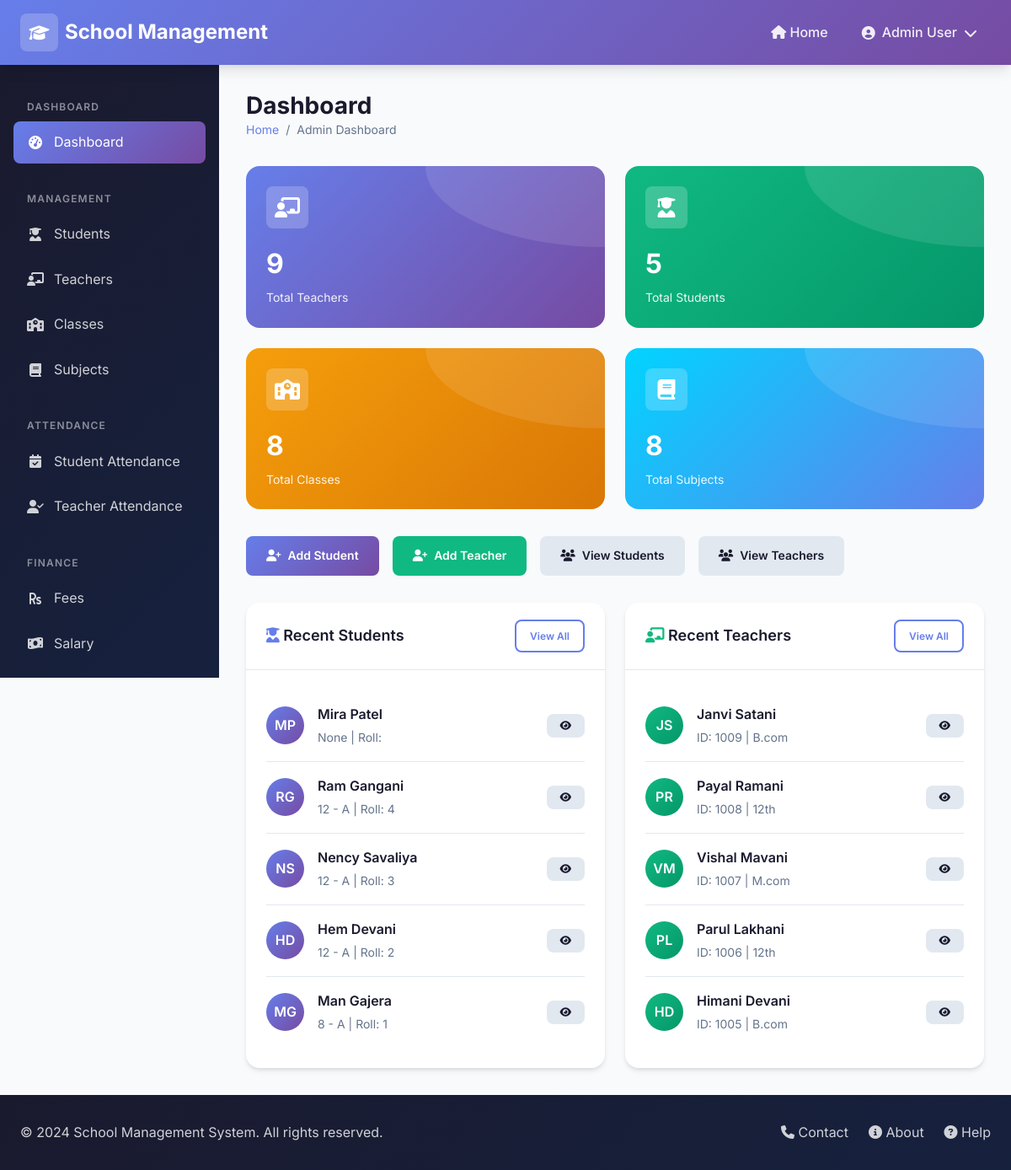
The page /admin-panel/ on the database as committed earlier.
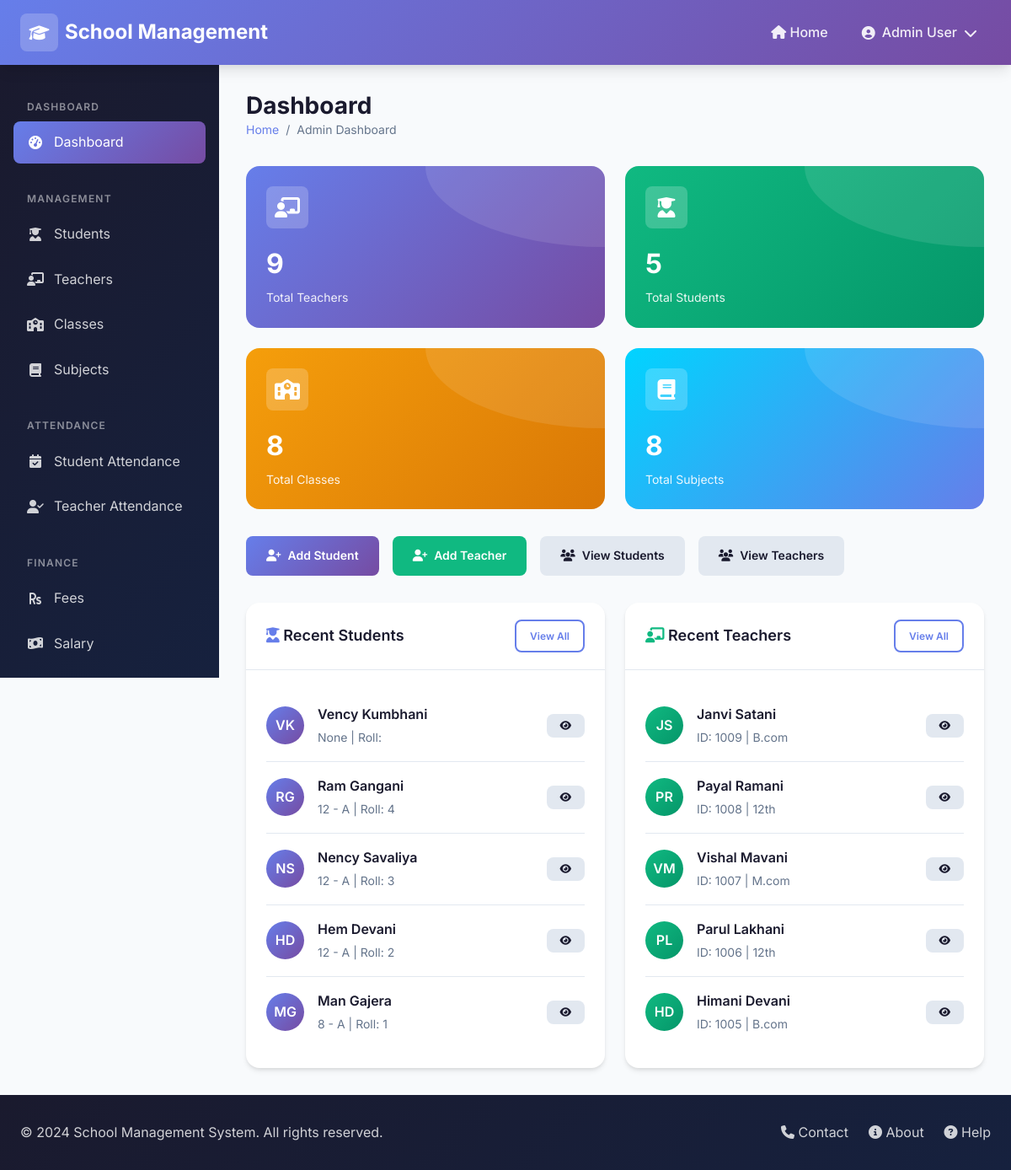
The same page on the database as committed later.
### core/models.py (models this page shows, shortened)
class Student(models.Model):
    GENDER_CHOICES = [
        ('male', 'Male'),
        ('female', 'Female'),
        ('other', 'Other'),
    ]
    username = models.CharField(max_length=50, unique=True)
    password = models.CharField(max_length=255)
    name = models.CharField(max_length=100)
    surname = models.CharField(max_length=100)
    email = models.EmailField(unique=True)
    mobile = models.CharField(max_length=15, blank=True)
    dob = models.DateField(null=True, blank=True)
    gender = models.CharField(max_length=10, choices=GENDER_CHOICES)
    roll_no = models.CharField(max_length=20)
    address = models.TextField(blank=True)
    student_class = models.ForeignKey(Class, on_delete=models.SET_NULL, null=True, related_name='students')
    section = models.CharField(max_length=10, blank=True)
    admission_no = models.CharField(max_length=50, unique=True)
    admission_date = models.DateField(null=True, blank=True)
    parent_name = models.CharField(max_length=100, blank=True)
    parent_mobile = models.CharField(max_length=15, blank=True)
    parent_email = models.EmailField(blank=True)
    created_at = models.DateTimeField(auto_now_add=True)
    updated_at = models.DateTimeField(auto_now=True)

class Class(models.Model):
    name = models.CharField(max_length=50)  # e.g., "Class 1", "Class 10"
    section = models.CharField(max_length=10, blank=True)  # e.g., "A", "B"
    created_at = models.DateTimeField(auto_now_add=True)
    updated_at = models.DateTimeField(auto_now=True)
    class Meta:
        verbose_name_plural = "Classes"
        ordering = ['name', 'section']
    def __str__(self):
        if self.section:
            return f"{self.name} - {self.section}"
        return self.name

class Teacher(models.Model):
    GENDER_CHOICES = [
        ('male', 'Male'),
        ('female', 'Female'),
        ('other', 'Other'),
    ]
    username = models.CharField(max_length=50, unique=True)
    password = models.CharField(max_length=255)
    name = models.CharField(max_length=100)
    surname = models.CharField(max_length=100)
    email = models.EmailField(unique=True)
    mobile = models.CharField(max_length=15)
    dob = models.DateField(null=True, blank=True)
    gender = models.CharField(max_length=10, choices=GENDER_CHOICES)
    address = models.TextField(blank=True)
    employee_id = models.CharField(max_length=50, unique=True)
    qualification = models.CharField(max_length=200, blank=True)
    joining_date = models.DateField(null=True, blank=True)
    experience = models.CharField(max_length=50, blank=True)
    salary = models.DecimalField(max_digits=10, decimal_places=2, default=0)
    subjects = models.ManyToManyField(Subject, blank=True, related_name='teachers')
    created_at = models.DateTimeField(auto_now_add=True)
    updated_at = models.DateTimeField(auto_now=True)

### core/views.py (the view)
    def wrapper(request, *args, **kwargs):
        if request.session.get('user_role') != 'admin':
            try:
                admin = Admin.objects.first()
                if admin:
                    request.session['user_id'] = admin.id
                    request.session['user_role'] = 'admin'
                    request.session['user_name'] = admin.full_name
            except:
                messages.error(request, 'Admin not found.')
                return redirect('login')
        return view_func(request, *args, **kwargs)

### core/models.py (called while the page is built)
    @property
    def full_name(self):
        return f"{self.name} {self.surname}"

### core/views.py (called while the page is built)
def admin_required(view_func):
    def wrapper(request, *args, **kwargs):
        if request.session.get('user_role') != 'admin':
            try:
                admin = Admin.objects.first()
                if admin:
                    request.session['user_id'] = admin.id
                    request.session['user_role'] = 'admin'
                    request.session['user_name'] = admin.full_name
            except:
                messages.error(request, 'Admin not found.')
                return redirect('login')
        return view_func(request, *args, **kwargs)
    return wrapper

### templates/admin/dashboard.html (shortened to what the changed rows need)
{% extends 'base.html' %}
{% load static %}
{% block content %}
{% include 'partials/admin_header.html' %}
<div class="dashboard-layout">
    <main class="main-content">
        <div class="page-header">
            <div>
                <h1 class="page-title">Dashboard</h1>
            </div>
        </div>
        <div class="recent-grid">
            <div class="card">
                <div class="card-body">
                    {% for student in recent_students %}
                    <div class="recent-item">
                        <div class="recent-avatar">
                            {{ student.name|slice:":1" }}{{ student.surname|slice:":1" }}
                        </div>
                        <div class="recent-info">
                            <div class="recent-name">{{ student.name }} {{ student.surname }}</div>
                            <div class="recent-meta">
                                {{ student.student_class }} | Roll: {{ student.roll_no }}
                            </div>
                        </div>
                        <a href="{% url 'student_detail' student.pk %}" class="btn btn-sm btn-secondary">
                            <i class="fas fa-eye"></i>
                        </a>
                    </div>
                    {% empty %}
                    <p class="text-gray text-center">No students added yet</p>
                    {% endfor %}
                </div>
            </div>
            <div class="card">
                <div class="card-body">
                    {% for teacher in recent_teachers %}
                    <div class="recent-item">
                        <div class="recent-avatar"
                            style="background: linear-gradient(135deg, #10b981 0%, #059669 100%);">
                            {{ teacher.name|slice:":1" }}{{ teacher.surname|slice:":1" }}
                        </div>
                        <div class="recent-info">
                            <div class="recent-name">{{ teacher.name }} {{ teacher.surname }}</div>
                            <div class="recent-meta">
                                ID: {{ teacher.employee_id }} | {{ teacher.qualification }}
                            </div>
                        </div>
                        <a href="{% url 'teacher_detail' teacher.pk %}" class="btn btn-sm btn-secondary">
                            <i class="fas fa-eye"></i>
                        </a>
                    </div>
                    {% empty %}
                    <p class="text-gray text-center">No teachers added yet</p>
                    {% endfor %}
                </div>
            </div>
        </div>
    </main>
</div>
{% endblock %}

Rows that differ between the two databases and show on the page:
removed Student: name "M", surname "P", name "Mira", surname "Patel", student_class "None"
added Student: name "V", surname "K", name "Vency", surname "Kumbhani", student_class "None"
